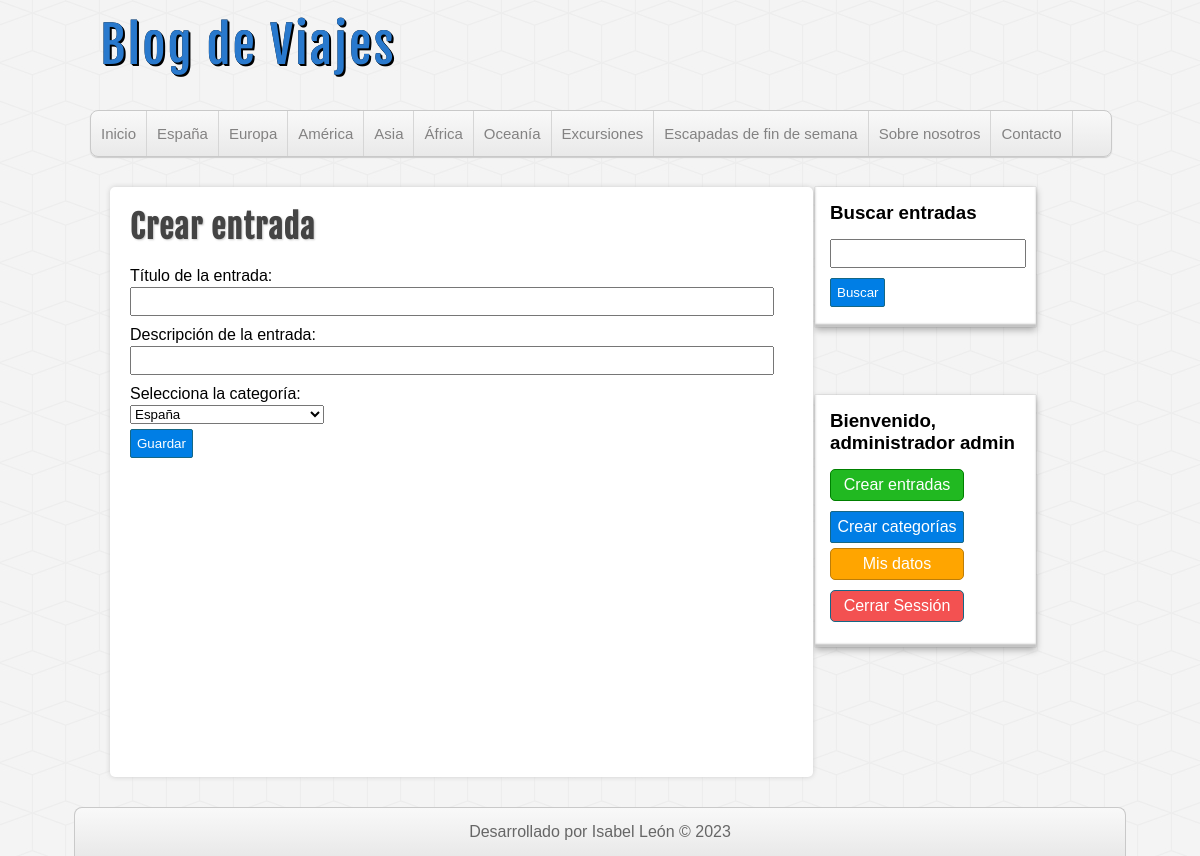
Page /crear-entrada.php (signed in) on the committed database.
### tables this page shows
CREATE TABLE `categorias` (
  `id` int(255) NOT NULL,
  `nombre` varchar(100) DEFAULT NULL
);

### includes/helpers.php (called while the page is built, shortened)
<?php
function conseguirCategorias($conexion){
    $categorias = mysqli_query($conexion,"SELECT * FROM categorias ORDER BY id ASC;");
    if($categorias && mysqli_num_rows($categorias) >= 1) {
        $resultado = $categorias;
    return $resultado;
    }
}
?>

### crear-entrada.php (the view, shortened to what this page needs)
<?php
require_once 'includes/header.php';
require_once 'includes/lateral.php';
?>
<div id="principal">
    <h1> Crear entrada </h1>
    <form action="guardar-entrada.php" method="POST">
        <label for="titulo"> Título de la entrada: </label>
        <input type="text" name="titulo" />
        <label for="descripcion"> Descripción de la entrada: </label>
        <input type="text" name="descripcion"/>
        <label for="categoria"> Selecciona la categoría: </label>
        <select name="categoria">
            <?php
            $categorias = conseguirCategorias($db);
            if (!empty($categorias)):
                while ($categoria = mysqli_fetch_assoc($categorias)):
            ?>
            <option value="<?=$categoria['id']?>">
                <?=$categoria['nombre']?>
            </option>
                        <?php
                endwhile;
            endif;
            ?>
        </select>
        <input type="submit" value="Guardar" />
    </form>
</div>
<?php require_once 'includes/pie.php'; ?>

### includes/header.php (shortened to what this page needs)
<?php require_once 'conexion.php'; ?>
<?php require_once 'includes/helpers.php'; ?>
<!DOCTYPE html>
<html lang="es">
<head>
    <link rel="stylesheet" type="text/css" href="./assets/css/style.css" />
</head>
<body>
    <header id="header">
        <div id="logo">
            <a href="index.php"> Blog de Viajes </a>
        </div>
        <nav id="menu">
            <ul>
                <li>
                    <a href="index.php"> Inicio </a>
                </li>
                <?php
                    $categorias =conseguirCategorias($db);
                    if(!empty($categorias)):
                    while($categoria = mysqli_fetch_assoc($categorias)):
                ?>
                    <li>
                        <a href="categoria.php?id=<?=$categoria['id']?>"> <?=$categoria['nombre'] ?> </a>
                    </li>
                <?php
                    endwhile;
                    endif;
                ?>
                <li>
                    <a href="./sobrenosotros.php"> Sobre nosotros </a>
                </li>
                <li>
                    <a href="./contacto.php"> Contacto </a>
                </li>
            </ul>
        </nav>
    </header>
    <div id="container">

### assets/css/style.css (style rules this page uses)
* { margin: 0px; padding: 0px; font-family: sans-serif, Helvetica, Arial; text-decoration: none; }
body { background: url(../img/cubes.png) #F4F4F4; }
#header { width: 85%; height: auto; background: transparent; margin: 0px auto; }
#logo { float: left; width: 500px; height: 110px; }
#logo a { font-family: "fajala", helvetica; font-size: 50px; letter-spacing: 2px; color: #2979CD; text-shadow: 0px 0px 0px black, 1px 1px 0px black, 2px 2px 0px black; transition: all 500ms; line-height: 90px; margin-left: 10px; margin-top: 10px; }
#menu { clear: both; width:100%; height: 45px; background: linear-gradient(to bottom, #f9f9f9 0px, #e9e9e9 100%); border: 1px solid #c9c9c9; border-radius: 8px; box-shadow: 0px 1px 1px #ccc; }
#menu ul { list-style: none; }
#menu ul li { float: left; line-height: 45px; border-right: 1px solid #D6D6D6; }
#menu ul li a { display: block; padding-left: 10px; padding-right: 10px; font-size: 15px; color: #838282; }
#container { width: 85%; height: auto; margin: 0px auto; margin-top: 30px; margin-bottom: 30px; }
#principal { float:left; width: 65%; min-height: 550px; background: white; border-radius: 5px; box-shadow: 0px 0px 5px #ccc; margin-left: 20px; overflow: hidden; padding: 20px; }
#principal h1 { font-size: 32px ; color: #444; letter-spacing: 1px; text-shadow: 1px 1px 2px #ccc; font-family: "fajala"; }
label, input[type="text"], input[type="email"], input[type="password"] { display: block; width: 95%; margin-top: 2px; margin-bottom: 2px; }
input[type="text"], input[type="email"], input[type="password"] { padding: 5px; margin-bottom: 10px; }
input[type="button"], input[type="submit"], .boton { margin-top: 5px; margin-bottom: 5px; display: block; border-radius: 2px ; color: white; background: #007ee5 ; border: 1px solid #156785; cursor: pointer; padding: 6px ; }

### rows in the picture
categorias: nombre "España"
categorias: nombre "Europa"
categorias: nombre "América"
categorias: nombre "Asia"
categorias: nombre "África"
categorias: nombre "Oceanía"
categorias: nombre "Excursiones"
categorias: nombre "Escapadas de fin de semana"

### other values in the picture
$_SESSION['usuario']['nombre'] "administrador"
$_SESSION['usuario']['apellidos'] "admin"
form field categoria "España"
